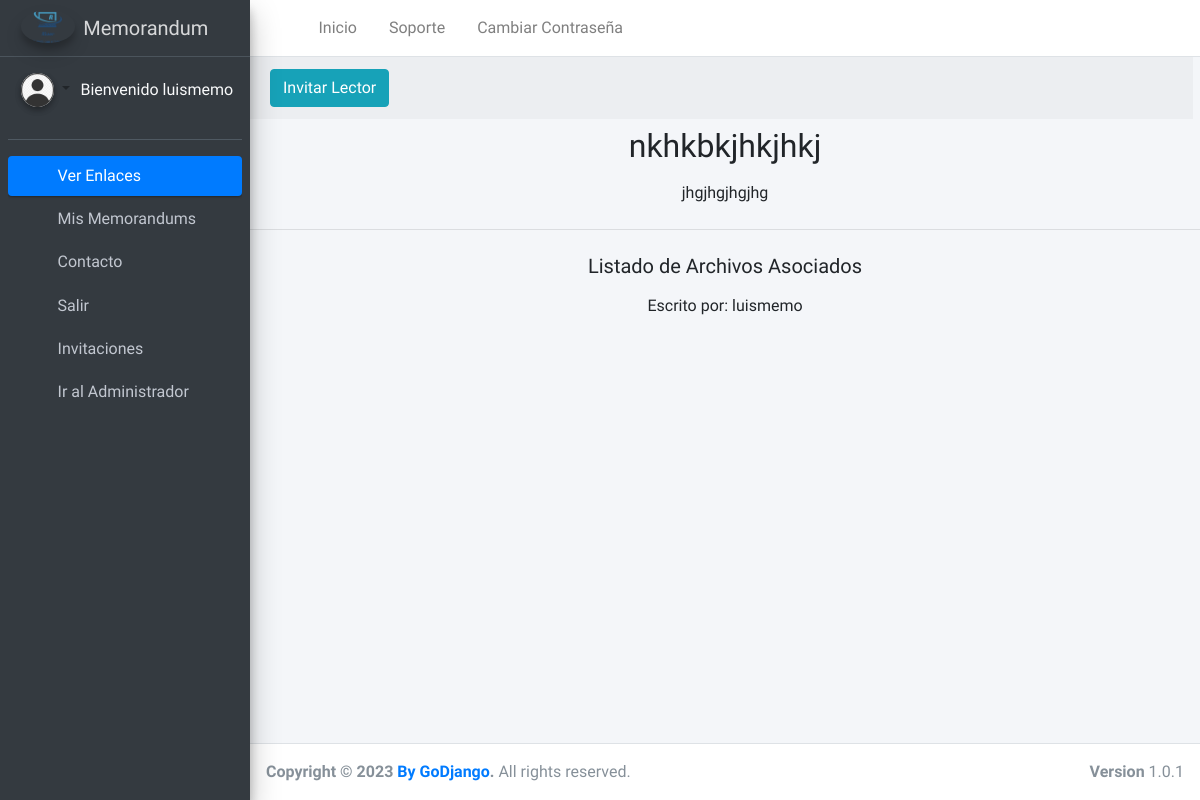
Before: /memos/detail_memo/luismemo/51 (signed in) with the older database file.
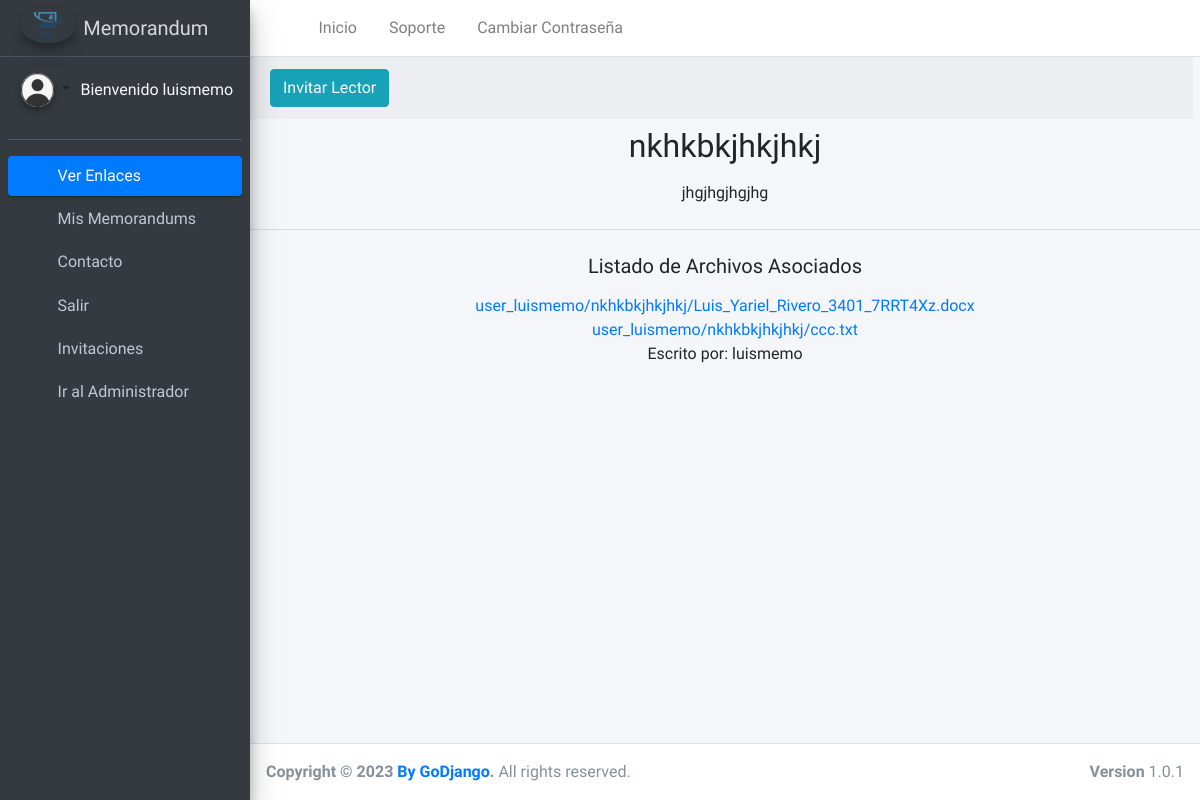
After: the same page with the newer database file.
### home/models.py (models this page shows, shortened)
class Empresa(SingletonModel):
    nombre = models.CharField(verbose_name='Nombre de la Empresa',max_length=50)
    logo = models.ImageField(verbose_name='Logo de la Empresa',upload_to="Empresa",null=True,blank=True)
    mision = models.TextField(verbose_name='Misión de la Empresa')
    vision = models.TextField(verbose_name='Visión de la Empresa')
    class Meta:
        verbose_name="Empresa"
        verbose_name_plural="Empresas"

### memorandum/models.py (models this page shows, shortened)
class Menorandum(models.Model):
    id = models.BigAutoField(primary_key=True)
    nombre=models.CharField(verbose_name='Título',max_length=200,unique=True)
    texto=RichTextField()
    email=models.EmailField(verbose_name='Correo Electrónico',max_length=255)
    archivos=models.ManyToManyField('Archivos',blank=True)
    date_expiring=models.DateField(verbose_name='Fecha de Expiración', null=True,blank=True)
    user=models.ForeignKey(User, on_delete=models.CASCADE)
    slug=models.SlugField(max_length=255, null=True, blank=True)
    created_at=models.DateTimeField(auto_now_add=True)
    class Meta:
        verbose_name="Memorandum"
        verbose_name_plural="Memorandums"
        permissions=(('can_download_file','Puede descargar archivos asociados'),)
    REQUIRED_FIELDS=['nombre','texto','email']

class Archivos(models.Model):
    created_at=models.DateTimeField(auto_now_add=True,null=True)
    archivos=models.FileField(upload_to=user_directory_path, null=True, blank=True)
    user=models.ForeignKey(User, on_delete=models.CASCADE, null=True)
    memo=models.CharField(verbose_name='Nombre del Memorandum',max_length=200, null=True)

### memorandum/views.py (the view)
# urls.py: path('detail_memo/<str:username>/<int:pk>',DetailMemo.as_view(),name="detail_memorandums"),
class DetailMemo(LoginRequiredMixin,PermissionRequiredMixin,DetailView):
    model = Menorandum
    context_object_name='menorandum'
    template_name = "memo/menorandum_detail.html"
    permission_required = 'memorandum.view_menorandum'
    def get_context_data(self,**kwargs):
        context=super().get_context_data(**kwargs)
        context['empresa']=Empresa.objects.first()
        m=Menorandum.objects.filter(id=self.object.id).values('date_expiring')
        desti=Destinatarios.objects.filter(nombre_memo=self.object.nombre).values('destinatario').distinct()
        al=Destinatarios.objects.filter(destinatario__in=desti)
        a=m[0]['date_expiring']
        print(a)
        for x in al:
            if self.request.user.username == x.destinatario.username:
                context['invitado']=True
        if a == None :
            context['expiro']=False
        else:
            if a <= date.today():
               context['expiro']=True
        return context

### memorandum/context.py (called while the page is built)
def cant_inv(request):
    if request.user.is_authenticated:
       inv=Invitacion.objects.filter(destinatarios__in=Destinatarios.objects.filter(destinatario=request.user)).count()
    else:
        inv="Debes hacer Login"
    return {'c_invitacion':inv}

### memorandum/templates/memo/menorandum_detail.html (shortened to what this page needs)
{% extends 'memorandum/base.html' %}
{% load static %}
{% block body %}
    {% if invitado or request.user.username == menorandum.user.username %}
                    {%if expiro %}
                        {% include "memo/404.html" %}
                    {% else %}
                    <div class="content-wrapper">
                    <main id="main" class="tm-main ">
                    {% if request.user.username == menorandum.user.username %}
                    <div class="card-footer container-fluid row tm-row">
                        <div class="col-12">
                                <a href="{% url 'invitar_lector'  menorandum.nombre %}" class="btn btn-info" >
                                   Invitar Lector
                                </a>
                        </div>
                    </div>
                    {% endif %}
                    <div class="row tm-row text-center">
                        <div class="col-lg-12 tm-post-col">
                            <div class="tm-post-full">
                                <div class="mb-4">
                                    <h2 class="pt-2 tm-color-primary tm-post-title">{{menorandum.nombre}}</h2>
                                    <p>{{menorandum.texto|safe|striptags|truncatechars:500}}</p>
                                </div>
                                <div class="mb-4">
                                    <hr class="col-12">
                                    <h5 class="pt-2 tm-color-primary tm-post-title">Listado de Archivos Asociados</h5>
                                    {% if menorandum.archivos %}
                                    {% for arch in menorandum.archivos.all %}
                                    <a href="{{arch.archivos.url}}">
                                        {{arch.archivos.name}}<br>
                                    </a>
                                    {% endfor %}
                                    {% else %}
                                    <p>Este memorandum no tiene archivos asociados</p>
                                    {% endif %}
                                    <span class="d-block text-center tm-color-primary">Escrito por: {{menorandum.user.username}}</span>
                                </div>
                            </div>
                        </div>
                    </div>
                </main>
                </div>
                {% endif %}
    {% else %}
    <p class="text-center alert alert-danger">No estas invitado a ver este Memorandum</p>
    {% endif %}
{% endblock %}

### home/templates/memorandum/base.html (shortened to what this page needs)
{% load static %}
<!DOCTYPE html>
<html>
{% block head %}
<head>
  <link rel="stylesheet" href="{% static 'plugins/fontawesome-free/css/all.min.css' %}">
  <link rel="stylesheet" href="https://code.ionicframework.com/ionicons/2.0.1/css/ionicons.min.css">
  <link rel="stylesheet" href="{% static 'plugins/tempusdominus-bootstrap-4/css/tempusdominus-bootstrap-4.min.css' %}">
  <link rel="stylesheet" href="{% static 'plugins/icheck-bootstrap/icheck-bootstrap.min.css' %}">
  <link rel="stylesheet" href="{% static 'plugins/jqvmap/jqvmap.min.css' %}">
  <link rel="stylesheet" href="{% static 'dist/css/adminlte.min.css' %}">
  <link rel="stylesheet" href="{% static 'plugins/overlayScrollbars/css/OverlayScrollbars.min.css' %}">
  <link rel="stylesheet" href="{% static 'plugins/daterangepicker/daterangepicker.css' %}">
  <link rel="stylesheet" href="{% static 'plugins/summernote/summernote-bs4.css' %}">
</head>
{% endblock %}
{% block nav %}
<body class="hold-transition sidebar-mini layout-fixed">
<div class="wrapper">
  <nav class="main-header navbar navbar-expand navbar-white navbar-light">
    <ul class="navbar-nav">
      <li class="nav-item">
        <a class="nav-link" data-widget="pushmenu" href="#" role="button"><i class="fas fa-bars"></i></a>
      </li>
      <li class="nav-item d-none d-sm-inline-block">
        <a href="{% url 'Home' %}" class="nav-link">Inicio</a>
      </li>
      <li class="nav-item d-none d-sm-inline-block">
        <a href="{% url 'Contacto' %}" class="nav-link">Soporte</a>
      </li>
      <li class="nav-item d-none d-sm-inline-block">
        <a href="{% url 'Cambiar_Contraseña' %}" class="nav-link">Cambiar Contraseña</a>
      </li>
    </ul>
  </nav>
  <aside class="main-sidebar sidebar-dark-primary elevation-4">
    <a href="{% url 'Home' %}" class="brand-link">
      <img src="{{empresa.logo.url}}" alt="Logo" class="brand-image img-circle elevation-3"
           style="opacity: .8">
      <span class="brand-text font-weight-light">Memorandum</span>
    </a>
    <div class="sidebar">
      <div class="user-panel mt-3 pb-3 mb-3 d-flex">
        <div class="image dropdown-toggle">
          <img src="{% static 'dist/img/profile.png' %}" class="img-circle elevation-2" alt="User Image">
        </div>
        {% if user.is_authenticated %}
        <div class="info ">
          <p class="d-block text-light">Bienvenido {{user}}</p>
        </div>
        {% endif %}
      </div>
      <nav class="mt-2">
        <ul class="nav nav-pills nav-sidebar flex-column" data-widget="treeview" role="menu" data-accordion="false">
          <li class="nav-item has-treeview menu-open">
            <a href="#" class="nav-link active">
              <i class="nav-icon fas fa-tachometer-alt"></i>
              <p>
                Ver Enlaces
                <i class="right fas fa-angle-left"></i>
              </p>
            </a>
            <ul class="nav nav-treeview">
              {% if perms.memorandum.view_menorandum %}
              <li class="nav-item">
                <a href="{% url 'list_memorandums' %}" class="nav-link ">
                  <i class="fas fa-pen nav-icon"></i>
                  <p>Mis Memorandums</p>
                </a>
              </li>
              {% endif %}
              <li class="nav-item">
                <a href="{% url 'Contacto' %}" class="nav-link">
                  <i class="fas fa-comments nav-icon"></i>
                  <p>Contacto</p>
                </a>
              </li>
              {% if user.is_authenticated %}
              <li class="nav-item">
                <a href="{% url 'logout' %}" class="nav-link">
                  <i class="fas fa-power-off nav-icon"></i>
                  <p>Salir</p>
                </a>
              </li>
              {% endif %}
              {% if user.is_authenticated %}
              <li class="nav-item">
                <a href="{% url 'list_invitaciones' %}" class="nav-link">
                  <i  class="far fa-bell nav-icon"></i>
                  <p>Invitaciones</p>
                </a>
              </li>
              {% endif %}
              {% if user.is_superuser %}
              <li class="nav-item">
                <a href="/admin" class="nav-link">
                  <i class="fa fa-cogs nav-icon"></i>
                  <p>Ir al Administrador</p>
                </a>
              </li>
              {% endif %}
            </ul>
          </li>
      </nav>
    </div>
  </aside>
  {% endblock %}
  {% block body %}{% endblock %}
  {% block foot %}
  <footer class="main-footer">
    <strong>Copyright &copy; 2023 <a href="#">By GoDjango</a>.</strong>
    All rights reserved.
    <div class="float-right d-none d-sm-inline-block">
      <b>Version</b> 1.0.1
    </div>
  </footer>
</div>
</body>
{% endblock %}
</html>

Changed rows visible on the page:
added Archivos: archivos.name "user_luismemo/nkhkbkjhkjhkj/Luis_Yariel_Rivero_3401_7RRT4Xz.docx"
added Archivos: archivos.name "user_luismemo/nkhkbkjhkjhkj/ccc.txt"
